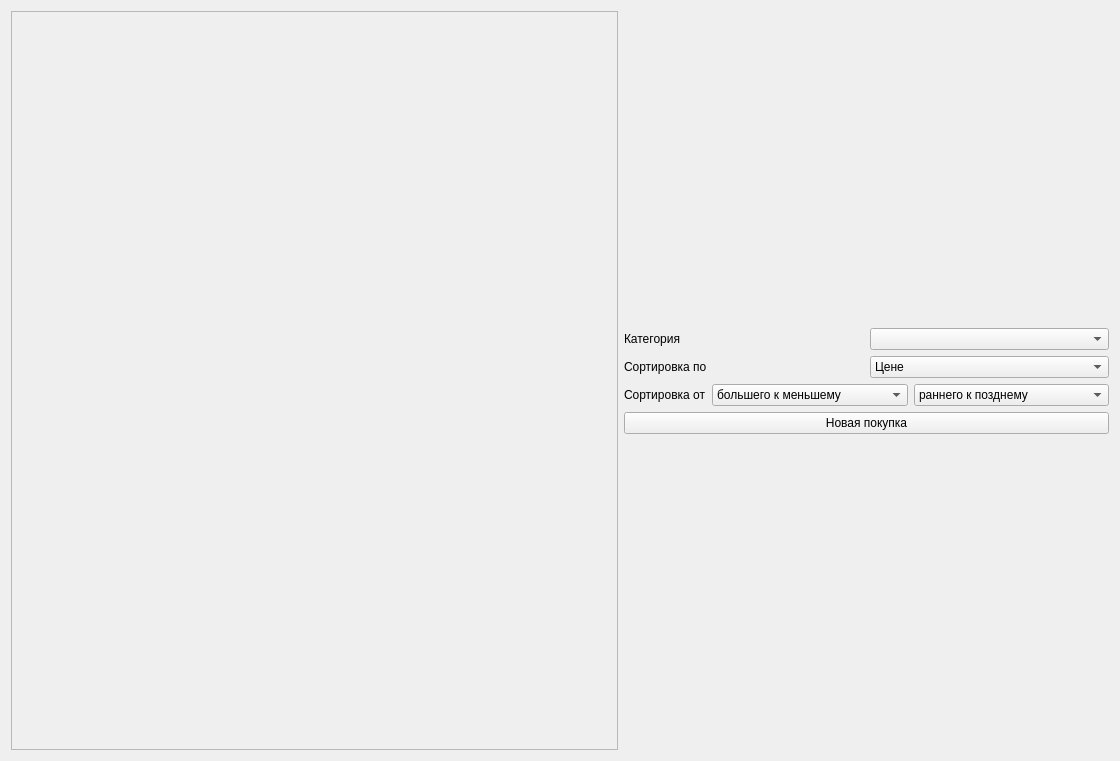
<?xml version="1.0" encoding="UTF-8"?>
<ui version="4.0">
 <class>MainWindow</class>
 <widget class="QWidget" name="MainWindow">
  <property name="geometry">
   <rect>
    <x>0</x>
    <y>0</y>
    <width>1120</width>
    <height>761</height>
   </rect>
  </property>
  <property name="windowTitle">
   <string>Виртуальный кошелек</string>
  </property>
  <layout class="QHBoxLayout" name="horizontalLayout" stretch="5,4">
   <item>
    <widget class="QScrollArea" name="scrollArea">
     <property name="widgetResizable">
      <bool>true</bool>
     </property>
     <widget class="QWidget" name="scrollAreaWidgetContents">
      <property name="geometry">
       <rect>
        <x>0</x>
        <y>0</y>
        <width>607</width>
        <height>741</height>
       </rect>
      </property>
      <layout class="QVBoxLayout" name="verticalLayout_2">
       <item>
        <widget class="QWidget" name="widget" native="true">
         <layout class="QVBoxLayout" name="verticalLayout_3">
          <property name="spacing">
           <number>0</number>
          </property>
          <property name="leftMargin">
           <number>0</number>
          </property>
          <property name="topMargin">
           <number>0</number>
          </property>
          <property name="rightMargin">
           <number>0</number>
          </property>
          <property name="bottomMargin">
           <number>0</number>
          </property>
          <item>
           <layout class="QVBoxLayout" name="citems_layout"/>
          </item>
         </layout>
        </widget>
       </item>
      </layout>
     </widget>
    </widget>
   </item>
   <item>
    <layout class="QVBoxLayout" name="verticalLayout">
     <item>
      <spacer name="verticalSpacer">
       <property name="orientation">
        <enum>Qt::Vertical</enum>
       </property>
       <property name="sizeHint" stdset="0">
        <size>
         <width>20</width>
         <height>40</height>
        </size>
       </property>
      </spacer>
     </item>
     <item>
      <layout class="QHBoxLayout" name="horizontalLayout_4">
       <item>
        <widget class="QLabel" name="label_3">
         <property name="text">
          <string>Категория</string>
         </property>
        </widget>
       </item>
       <item>
        <widget class="QComboBox" name="cmb_category_filter"/>
       </item>
      </layout>
     </item>
     <item>
      <layout class="QHBoxLayout" name="horizontalLayout_2">
       <item>
        <widget class="QLabel" name="label">
         <property name="text">
          <string>Сортировка по</string>
         </property>
        </widget>
       </item>
       <item>
        <widget class="QComboBox" name="cmb_sort_by">
         <item>
          <property name="text">
           <string>Цене</string>
          </property>
         </item>
         <item>
          <property name="text">
           <string>Дате</string>
          </property>
         </item>
        </widget>
       </item>
      </layout>
     </item>
     <item>
      <layout class="QHBoxLayout" name="horizontalLayout_3">
       <item>
        <widget class="QLabel" name="label_2">
         <property name="sizePolicy">
          <sizepolicy hsizetype="Fixed" vsizetype="Minimum">
           <horstretch>0</horstretch>
           <verstretch>0</verstretch>
          </sizepolicy>
         </property>
         <property name="text">
          <string>Сортировка от</string>
         </property>
        </widget>
       </item>
       <item>
        <widget class="QComboBox" name="cmb_sort_order_cost">
         <item>
          <property name="text">
           <string>большего к меньшему</string>
          </property>
         </item>
         <item>
          <property name="text">
           <string>меньшего к большому</string>
          </property>
         </item>
        </widget>
       </item>
       <item>
        <widget class="QComboBox" name="cmb_sort_order_date">
         <item>
          <property name="text">
           <string>раннего к позднему</string>
          </property>
         </item>
         <item>
          <property name="text">
           <string>позднего к раннему</string>
          </property>
         </item>
        </widget>
       </item>
      </layout>
     </item>
     <item>
      <widget class="QPushButton" name="b_new_item">
       <property name="text">
        <string>Новая покупка</string>
       </property>
      </widget>
     </item>
     <item>
      <spacer name="verticalSpacer_2">
       <property name="orientation">
        <enum>Qt::Vertical</enum>
       </property>
       <property name="sizeHint" stdset="0">
        <size>
         <width>20</width>
         <height>40</height>
        </size>
       </property>
      </spacer>
     </item>
    </layout>
   </item>
  </layout>
 </widget>
 <resources/>
 <connections>
  <connection>
   <sender>cmb_category_filter</sender>
   <signal>currentTextChanged(QString)</signal>
   <receiver>MainWindow</receiver>
   <slot>cmb_sort_category_filter_slot()</slot>
   <hints>
    <hint type="sourcelabel">
     <x>989</x>
     <y>335</y>
    </hint>
    <hint type="destinationlabel">
     <x>559</x>
     <y>380</y>
    </hint>
   </hints>
  </connection>
  <connection>
   <sender>cmb_sort_by</sender>
   <signal>currentTextChanged(QString)</signal>
   <receiver>MainWindow</receiver>
   <slot>cmb_sort_by_slot()</slot>
   <hints>
    <hint type="sourcelabel">
     <x>989</x>
     <y>366</y>
    </hint>
    <hint type="destinationlabel">
     <x>559</x>
     <y>380</y>
    </hint>
   </hints>
  </connection>
  <connection>
   <sender>cmb_sort_order_cost</sender>
   <signal>currentTextChanged(QString)</signal>
   <receiver>MainWindow</receiver>
   <slot>cmb_sort_order_cost_slot()</slot>
   <hints>
    <hint type="sourcelabel">
     <x>819</x>
     <y>397</y>
    </hint>
    <hint type="destinationlabel">
     <x>559</x>
     <y>380</y>
    </hint>
   </hints>
  </connection>
  <connection>
   <sender>cmb_sort_order_date</sender>
   <signal>currentTextChanged(QString)</signal>
   <receiver>MainWindow</receiver>
   <slot>cmb_sort_order_date_slot()</slot>
   <hints>
    <hint type="sourcelabel">
     <x>1014</x>
     <y>397</y>
    </hint>
    <hint type="destinationlabel">
     <x>559</x>
     <y>380</y>
    </hint>
   </hints>
  </connection>
  <connection>
   <sender>b_new_item</sender>
   <signal>clicked()</signal>
   <receiver>MainWindow</receiver>
   <slot>b_new_item_slot()</slot>
   <hints>
    <hint type="sourcelabel">
     <x>867</x>
     <y>427</y>
    </hint>
    <hint type="destinationlabel">
     <x>559</x>
     <y>380</y>
    </hint>
   </hints>
  </connection>
 </connections>
 <slots>
  <slot>b_new_item_slot()</slot>
  <slot>cmb_sort_order_date_slot()</slot>
  <slot>cmb_sort_order_cost_slot()</slot>
  <slot>cmb_sort_by_slot()</slot>
  <slot>cmb_sort_category_filter_slot()</slot>
 </slots>
</ui>
